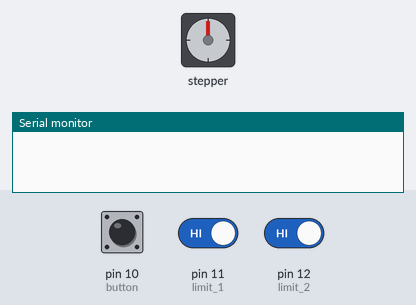
The sketch below on a simulated Arduino Uno, built with avr-gcc and run on an emulated ATmega328P. On the bench: stepper motor, the last lines printed to the serial monitor. The test bench sets the inputs (shaded band); at power-on: pin 10 (button) HIGH, pin 11 (limit_1) HIGH, pin 12 (limit_2) HIGH. The local clock reads 2024-03-15 10:24:30 at power-on unless the sketch sets it; stepper angles assume 2048 steps per turn.

Above: at 1.2 s.
1.3 s: pin 10 (button) pulled LOW for 0.15 s
At 1.77 s:
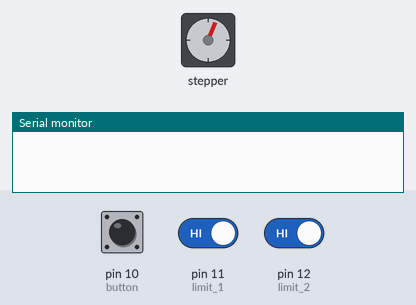
4.3 s: pin 11 (limit_1) driven LOW
At 5.1 s:
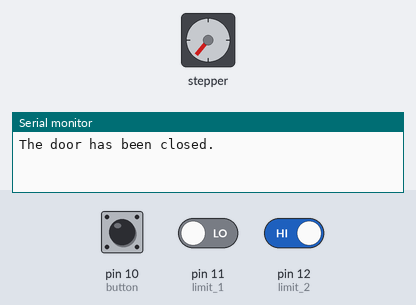
5.8 s: pin 10 (button) pulled LOW for 1 s
At 6.85 s:
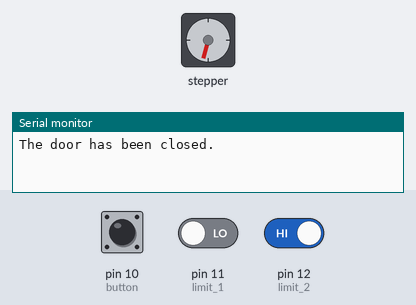
9.8 s: pin 12 (limit_2) driven LOW
At 10.7 s:
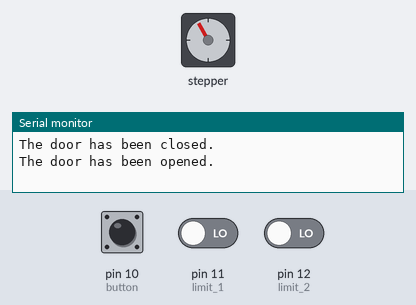
11.3 s: pin 10 (button) driven LOW and pin 11 (limit_1) driven HIGH
At 12.95 s:
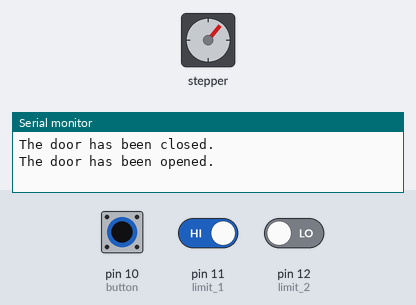
Timing chart, 0 to 18.3 s (numbered marks = the images above; inputs shaded):
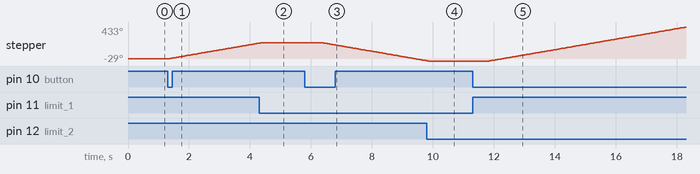

The sketch:

chicken_coop_door.ino
```cpp
/*---Melih_Canbolat---*/
/* Automated chicken coop door code. */

// The door uses the stepper 28BYJ-48 with ULN2003
// DS1307 RTC Module is used.(SDA to A4,SCL to A5)

/* Functions of the code; */
// Opens/closes the door when the time comes (different for each month)
// Opens/closes the door when the button is pressed regardless of time
// Turns the power to the stepper off to preserve power
// Displays the error regarding the DS1307
// May control coop light (future work)

#include <Stepper.h>
#include <Wire.h>
#include <TimeLib.h>
#include <DS1307RTC.h>

int limit_1_status; // LOW if fully closed
int limit_2_status; // LOW if fully opened
int current_position;
int limit_1 = 11; // Limit switch 1
int limit_2 = 12; // Limit switch 2
int button = 10; // Manual open/close button
int t_open=0; //Opening time(hour)
int t_close=0; //Closing time(hour)
//int relay = 9; //Relay module signal pin (9)

const int steps_to_move = 32; // One revolution is 2048 steps
                              // 256 steps = 1 mm linear movement

Stepper CoopStepper(2048, 2, 4, 3, 5); //(steps_per_rev,in1,in3,in2,in4)

void setup()
{
  Serial.begin(9600);
  CoopStepper.setSpeed(12); //(rpm)
  pinMode(limit_1,INPUT_PULLUP);
  pinMode(limit_2,INPUT_PULLUP);
  pinMode(button,INPUT_PULLUP);
  //pinMode(relay, OUTPUT);
  //digitalWrite(relay,HIGH); // Turn off the relay

  limit_1_status=digitalRead(limit_1);
  limit_2_status=digitalRead(limit_2);

  if (limit_1_status==LOW) //Store the position of the door
  {
    current_position=1;
  }
  else //Even if the door is half open, assumes open.
  {
    current_position=2;
  }
}

void loop()
{
  tmElements_t tm;
  RTC.read(tm);

  switch (tm.Month)
  {
    case 1: //January
      t_open=10; //10:00
      t_close=19; //19:00
      door_function();
      break;

    case 2: //February
      t_open=9; //09:00
      t_close=19; //19:00
      door_function();
      break;

    case 3: //March
      t_open=9; //09:00
      t_close=20; //20:00
      door_function();
      break;

    case 4: //April
      t_open=9; //08:00
      t_close=20; //20:00
      door_function();
      break;

    case 5: //May
      t_open=9; //07:00
      t_close=21; //21:00
      door_function();
      break;

    case 6: //June
      t_open=9; //07:00
      t_close=21; //21:00
      door_function();
      break;

    case 7: //July
      t_open=9; //07:00
      t_close=21; //21:00
      door_function();
      break;

    case 8: //August <-------------------------
      t_open=9; //07:00
      t_close=21; //21:00
      door_function();
      break;

    case 9: //September
      t_open=9; //08:00
      t_close=20; //20:00
      door_function();
      break;

    case 10: //October
      t_open=9; //08:00
      t_close=19; //19:00
      door_function();
      break;

    case 11: //November
      t_open=9; //09:00
      t_close=18; //18:00
      door_function();
      break;

    case 12: //December
      t_open=10; //10:00
      t_close=18; //18:00
      door_function();
      break;
  }

  if (!digitalRead(button)) //Opening/closing using the button
  {
    switch (current_position)
    {
      case 1: //If the current position is 1, go to 2
        limit_2_status=digitalRead(limit_2);
        while(limit_2_status==HIGH) //Rotate until the limit switch 2 is pressed
        {
          CoopStepper.step(-steps_to_move);
          limit_2_status=digitalRead(limit_2);
        }
        current_position=2;
        Serial.println("The door has been opened.");
        delay(2000);
        digitalWrite(2,LOW);
        digitalWrite(3,LOW);
        digitalWrite(4,LOW);
        digitalWrite(5,LOW);
        break;

      case 2: //If the current position is 2, go to 1
        limit_1_status=digitalRead(limit_1);
        while(limit_1_status==HIGH) //Rotate until the limit switch 1 is pressed
        {
          CoopStepper.step(steps_to_move);
          limit_1_status=digitalRead(limit_1);
        }
        current_position=1;
        Serial.println("The door has been closed.");
        delay(2000);
        digitalWrite(2,LOW);
        digitalWrite(3,LOW);
        digitalWrite(4,LOW);
        digitalWrite(5,LOW);
        break;
    }
  }

  if (!RTC.read(tm)) //displaying the error (DS1307)
  {
    if (RTC.chipPresent())
    {
      Serial.println("The DS1307 is stopped.  Please run the SetTime");
      Serial.println("example to initialize the time and begin running.");
      Serial.println();
    }
    else
    {
      Serial.println("DS1307 read error!  Please check the circuitry.");
      Serial.println();
    }
    delay(3000);
  }
}
void door_function()
{
  tmElements_t tm;
  RTC.read(tm);

  if (tm.Hour == t_close) //(tm.Hour == t_close)
  {
    limit_1_status=digitalRead(limit_1);
    while(limit_1_status==HIGH) //Rotate until the limit switch 1 is pressed
    {
      CoopStepper.step(steps_to_move);
      limit_1_status=digitalRead(limit_1);
    }
    current_position=1;
    Serial.println("The door has been closed.");
    delay(2000);
    digitalWrite(2,LOW);
    digitalWrite(3,LOW);
    digitalWrite(4,LOW);
    digitalWrite(5,LOW);
    delay(3600000); //Wait for 1 hour
  }
  else if (tm.Hour == t_open) //(tm.Hour == t_open)
  {
    limit_2_status=digitalRead(limit_2);
    while(limit_2_status==HIGH) //Rotate until the limit switch 2 is pressed
    {
      CoopStepper.step(-steps_to_move);
      limit_2_status=digitalRead(limit_2);
    }
    current_position=2;
    Serial.println("The door has been opened.");
    delay(2000);
    digitalWrite(2,LOW);
    digitalWrite(3,LOW);
    digitalWrite(4,LOW);
    digitalWrite(5,LOW);
    delay(3600000); //Wait for 1 hour
  }
}
```

Measured:
- after the input at 1.3 s, stepper: keeps turning clockwise at about 72°/s, starting at once
- after the input at 4.3 s, stepper: goes on until 4.4 s, then stays 219°
- after the input at 5.8 s, stepper: keeps turning counter-clockwise at about 72°/s, starting after 0.58 s
- after the input at 9.8 s, stepper: goes on until 9.8 s, then stays -29°
- after the input at 11.3 s, stepper: keeps turning clockwise at about 72°/s, starting after 0.55 s
